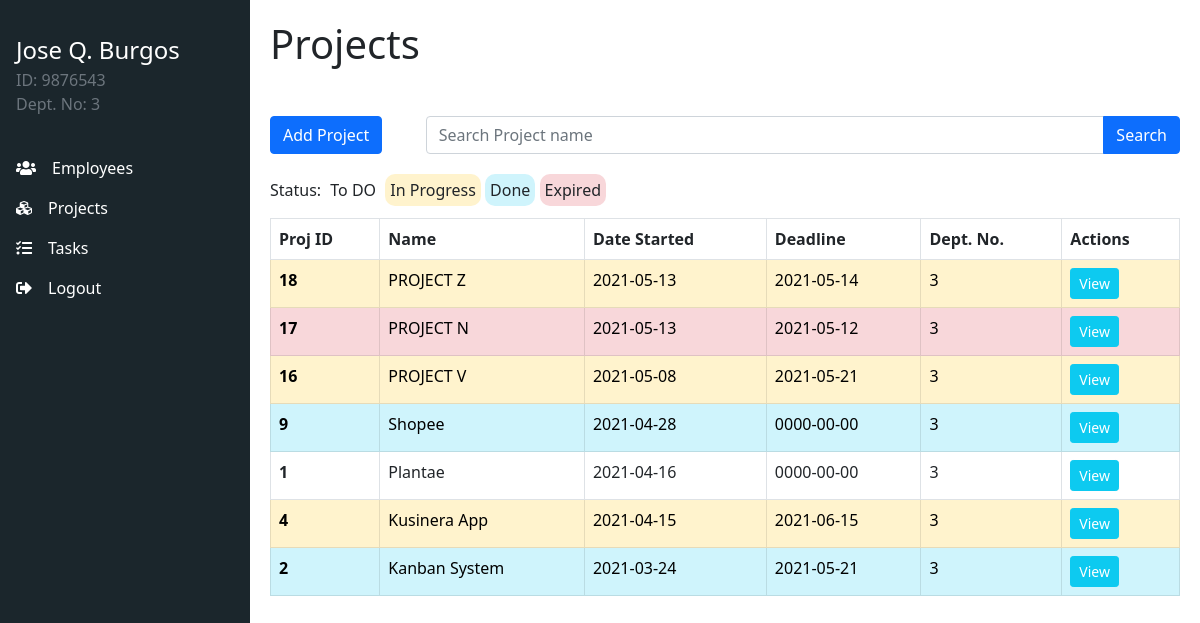
The app's page /manager/projects/view_all.php (signed in), older data.
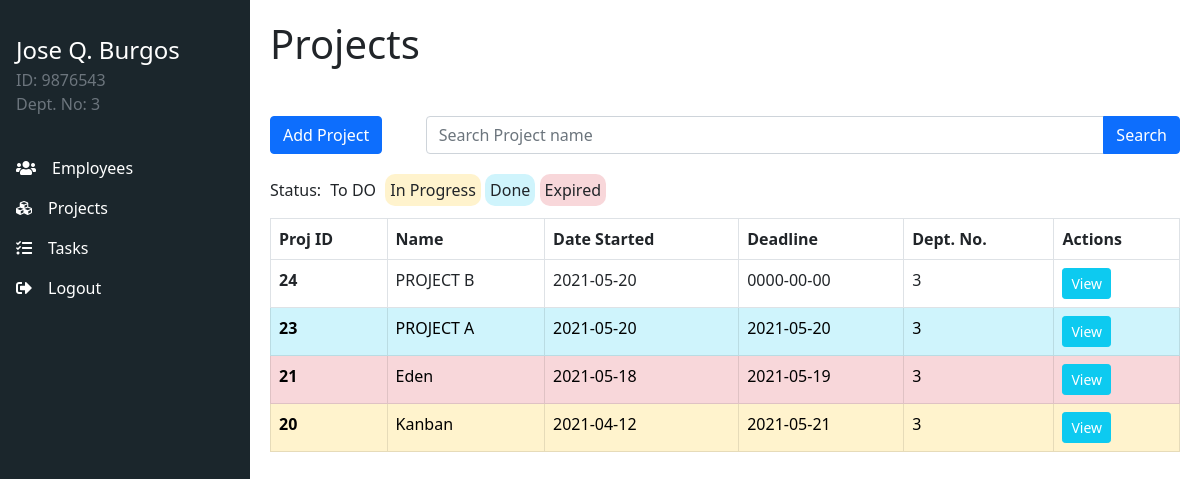
The same page, newer data.
### tables this page shows
CREATE TABLE `dept_proj` (
  `dnum` int(11) NOT NULL,
  `pnum` int(11) NOT NULL,
  `STATUS` varchar(15) DEFAULT NULL
);

CREATE TABLE `project` (
  `pnumber` int(11) NOT NULL,
  `title` varchar(32) NOT NULL,
  `description` text DEFAULT NULL,
  `date_start` date NOT NULL,
  `deadline` date DEFAULT NULL
);

### manager/projects/view_all.php (the view, shortened to what this page needs)
<?php
require_once '../../config/db.php';
$id = $_SESSION['user_id'];
$links = [
    ["Employees","users", "../employees/view_all.php?uid=" . $_SESSION['user_id']],
    ["Projects","cubes", "../projects/view_all.php?uid=" . $_SESSION['user_id']],
    ["Tasks","tasks", "../tasks/view_all.php?uid=" . $_SESSION['user_id']],
    ["Logout","sign-out-alt", "../../logout.php"]
];
$stmt = $pdo->prepare("SELECT * FROM department WHERE Mgr_id = :id");
$stmt->bindValue(":id", $id);
$stmt->execute();
$dept = $stmt->fetch(PDO::FETCH_ASSOC);
$actions = true;
$attributes = ["Proj ID","Name", "Date Started", "Deadline", "Dept. No."];
$stmt = $pdo->prepare("SELECT pnumber,STATUS,title,date_start,deadline,dnum FROM project
                    JOIN dept_proj ON pnum = pnumber WHERE dnum = :dnumber ORDER BY date_start DESC");
$stmt->bindValue(":dnumber", $dept['dnumber']);
$stmt->execute();
$datas = $stmt->fetchAll(PDO::FETCH_ASSOC);
function getStatus($status) {
    if ($status == "ToDo") {
        echo "table-default";
    } elseif ($status == "InProgress") {
        echo "table-warning";
    } elseif ($status == "Done") {
        echo "table-info";
    } elseif ($status == "Expired") {
        echo "table-danger";
    } else {
        echo "";
    }
}
?>
<?php include_once '../../components/base/top.php';?>
<div class="app">
<?php include_once '../../components/sidebar.php';?>
<h1>Projects</h1>
<div class="row mb-4 mt-5">
    <div class="col">
        <a href="create.php" class="btn btn-primary">Add Project</a>
    </div>
    <div class="col-10">
        <form>
            <div class="input-group">
                <input type="text" class="form-control" placeholder="Search Project name" name="search">
                <button class="btn btn-primary" type="submit" >Search</button>
            </div>
        </form>
    </div>
</div>
<div style="display: inline-block;" class="mb-3">
    <span>Status: </span>
    <span class="legend" style="background-color: #ffffff;">To DO</span>
    <span class="legend" style="background-color: #fff3cd;">In Progress</span>
    <span class="legend" style="background-color: #cff4fc;">Done</span>
    <span class="legend" style="background-color: #f8d7da;">Expired</span>
</div>
<?php include_once '../../components/table/table_top.php';?>
    <?php foreach ($datas as $data):?>
        <tr class="<?php getStatus($data['STATUS']);?>">
            <th><?php echo $data['pnumber'];?></th>
            <td><?php echo $data['title'];?></td>
            <td><?php echo $data['date_start'];?></td>
            <td><?php echo $data['deadline'];?></td>
            <td><?php echo $data['dnum'];?></td>
            <?php if ($actions): ?>
                <td>
                    <a href="view.php?pid=<?php echo $data['pnumber'];?>" class="text-white btn btn-info btn-sm">View</a>
                </td>
            <?php endif;?>
        </tr>
    <?php endforeach;?>
<?php include_once '../../components/table/table_bot.php';?>
</div>
<?php include_once '../../components/base/bottom.php';?>

### components/sidebar.php
<div class="nav">
    <ul>
        <div class="profile">
            <div class="text-white profile-uname"><?php echo $_SESSION['fullname']?></div>
            <div class="d-flex row">
                <span class="text-muted">ID: <?php echo $_SESSION['user_id']?></span>
                <span class="text-muted">Dept. No: <?php echo $_SESSION['dept']?></span>
            </div>
        </div>
        <?php foreach ($links as $link) :?>
            <li>
                <a href="<?php echo $link[2];?>" style="display: flex; align-items:center;">
                    <i class="fas fa-<?php echo $link[1];?>" style="margin-right: 1rem;"></i>
                    <?php echo $link[0];?>
                </a>
            </li>
        <?php endforeach; ?>
    </ul>
</div>

### components/table/table_top.php
<table class="table table-bordered">
    <thead>
        <tr>
        <?php for ($i = 0; $i < count($attributes); $i++): ?>
            <th scope="col"><?php echo $attributes[$i];?></th>
        <?php endfor; ?>
        <?php if ($actions):?>
            <th>Actions</th>
        <?php endif;?>
        </tr>
    </thead>
    <tbody>

Row changes from the older to the newer data that the page shows:
removed dept_proj: pnum.pnumber "18", pnum.title "PROJECT Z", pnum.date_start "2021-05-13", pnum.deadline "2021-05-14", dnum "3"
removed dept_proj: pnum.pnumber "17", pnum.title "PROJECT N", pnum.date_start "2021-05-13", pnum.deadline "2021-05-12", dnum "3", STATUS "Expired" (drawn)
removed dept_proj: pnum.pnumber "16", pnum.title "PROJECT V", pnum.date_start "2021-05-08", pnum.deadline "2021-05-21", dnum "3"
removed dept_proj: pnum.pnumber "9", pnum.title "Shopee", pnum.date_start "2021-04-28", pnum.deadline "0000-00-00", dnum "3", STATUS "Done" (drawn)
removed dept_proj: pnum.pnumber "1", pnum.title "Plantae", pnum.date_start "2021-04-16", pnum.deadline "0000-00-00", dnum "3", STATUS "ToDo" (drawn)
removed dept_proj: pnum.pnumber "4", pnum.title "Kusinera App", pnum.date_start "2021-04-15", pnum.deadline "2021-06-15", dnum "3"
removed dept_proj: pnum.pnumber "2", pnum.title "Kanban System", pnum.date_start "2021-03-24", pnum.deadline "2021-05-21", dnum "3", STATUS "Done" (drawn)
added dept_proj: pnum.pnumber "24", pnum.title "PROJECT B", pnum.date_start "2021-05-20", pnum.deadline "0000-00-00", dnum "3", STATUS "ToDo" (drawn)
added dept_proj: pnum.pnumber "23", pnum.title "PROJECT A", pnum.date_start "2021-05-20", pnum.deadline "2021-05-20", dnum "3", STATUS "Done" (drawn)
added dept_proj: pnum.pnumber "21", pnum.title "Eden", pnum.date_start "2021-05-18", pnum.deadline "2021-05-19", dnum "3", STATUS "Expired" (drawn)
added dept_proj: pnum.pnumber "20", pnum.title "Kanban", pnum.date_start "2021-04-12", pnum.deadline "2021-05-21", dnum "3"
